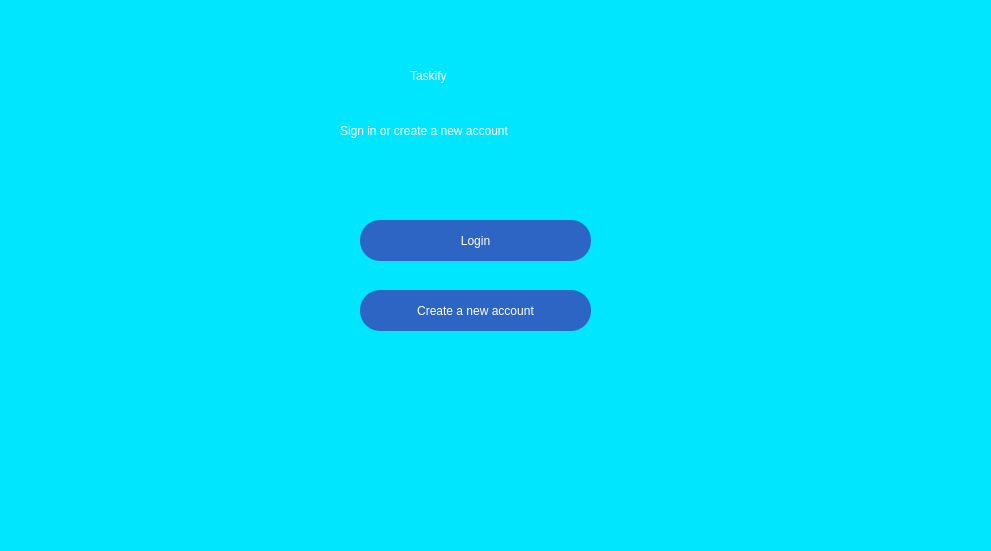
<?xml version="1.0" encoding="UTF-8"?>
<ui version="4.0">
 <class>Form</class>
 <widget class="QWidget" name="Form">
  <property name="geometry">
   <rect>
    <x>0</x>
    <y>0</y>
    <width>991</width>
    <height>551</height>
   </rect>
  </property>
  <property name="windowTitle">
   <string>Form</string>
  </property>
  <widget class="QWidget" name="bgwidget" native="true">
   <property name="geometry">
    <rect>
     <x>0</x>
     <y>0</y>
     <width>991</width>
     <height>551</height>
    </rect>
   </property>
   <property name="styleSheet">
    <string notr="true">background-color: 
rgb(0, 230, 255)</string>
   </property>
   <widget class="QLabel" name="label">
    <property name="geometry">
     <rect>
      <x>410</x>
      <y>30</y>
      <width>161</width>
      <height>91</height>
     </rect>
    </property>
    <property name="styleSheet">
     <string notr="true">font: 30pt &quot;MS Shell Dlg 2&quot;; color:rgb(255, 255, 255)</string>
    </property>
    <property name="text">
     <string>Taskify</string>
    </property>
   </widget>
   <widget class="QLabel" name="label_2">
    <property name="geometry">
     <rect>
      <x>340</x>
      <y>100</y>
      <width>291</width>
      <height>61</height>
     </rect>
    </property>
    <property name="styleSheet">
     <string notr="true">font: 12pt &quot;MS Shell Dlg 2&quot;;color:rgb(255, 255, 255)</string>
    </property>
    <property name="text">
     <string>Sign in or create a new account</string>
    </property>
   </widget>
   <widget class="QPushButton" name="login">
    <property name="geometry">
     <rect>
      <x>360</x>
      <y>220</y>
      <width>231</width>
      <height>41</height>
     </rect>
    </property>
    <property name="styleSheet">
     <string notr="true">border-radius:20px;
background-color: rgb(45, 101, 197);
font: 13pt &quot;MS Shell Dlg 2&quot;;
color: rgb(255, 255, 255)</string>
    </property>
    <property name="text">
     <string>Login</string>
    </property>
   </widget>
   <widget class="QPushButton" name="create">
    <property name="geometry">
     <rect>
      <x>360</x>
      <y>290</y>
      <width>231</width>
      <height>41</height>
     </rect>
    </property>
    <property name="styleSheet">
     <string notr="true">border-radius:20px;
background-color: rgb(45, 101, 197);
font: 13pt &quot;MS Shell Dlg 2&quot;;
color: rgb(255, 255, 255)</string>
    </property>
    <property name="text">
     <string>Create a new account</string>
    </property>
   </widget>
  </widget>
 </widget>
 <resources/>
 <connections/>
</ui>
